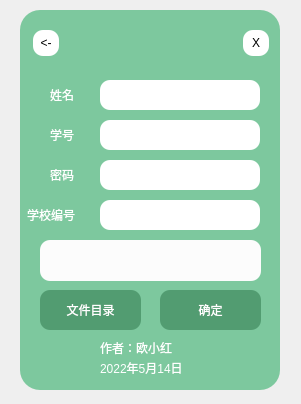
<?xml version="1.0" encoding="UTF-8"?>
<ui version="4.0">
 <class>MainWindow</class>
 <widget class="QMainWindow" name="MainWindow">
  <property name="geometry">
   <rect>
    <x>0</x>
    <y>0</y>
    <width>301</width>
    <height>404</height>
   </rect>
  </property>
  <property name="windowTitle">
   <string>MainWindow</string>
  </property>
  <widget class="QWidget" name="centralwidget">
   <widget class="QLabel" name="background">
    <property name="geometry">
     <rect>
      <x>20</x>
      <y>10</y>
      <width>260</width>
      <height>380</height>
     </rect>
    </property>
    <property name="styleSheet">
     <string notr="true">background-color: rgb(125, 200, 158);
border-radius:20px;</string>
    </property>
    <property name="text">
     <string/>
    </property>
   </widget>
   <widget class="QPushButton" name="Exit1">
    <property name="geometry">
     <rect>
      <x>243</x>
      <y>30</y>
      <width>26</width>
      <height>26</height>
     </rect>
    </property>
    <property name="styleSheet">
     <string notr="true">border-radius:10px;
background-color: rgb(255, 255, 255);
font: 9pt &quot;01FLOPDESIGN&quot;;</string>
    </property>
    <property name="text">
     <string>X</string>
    </property>
   </widget>
   <widget class="QPushButton" name="back">
    <property name="geometry">
     <rect>
      <x>33</x>
      <y>30</y>
      <width>26</width>
      <height>26</height>
     </rect>
    </property>
    <property name="styleSheet">
     <string notr="true">border-radius:10px;
background-color: rgb(255, 255, 255);
font: 9pt &quot;01FLOPDESIGN&quot;;</string>
    </property>
    <property name="text">
     <string>&lt;-</string>
    </property>
   </widget>
   <widget class="QPushButton" name="file_adress_buttton">
    <property name="geometry">
     <rect>
      <x>40</x>
      <y>290</y>
      <width>101</width>
      <height>40</height>
     </rect>
    </property>
    <property name="styleSheet">
     <string notr="true">background-color:rgb(82, 156, 113);
border-radius:10px;
font:12pt &quot;等线&quot;;
color: rgb(255, 255, 255);
</string>
    </property>
    <property name="text">
     <string>文件目录</string>
    </property>
   </widget>
   <widget class="QTextBrowser" name="textBrowser">
    <property name="geometry">
     <rect>
      <x>40</x>
      <y>240</y>
      <width>221</width>
      <height>41</height>
     </rect>
    </property>
    <property name="styleSheet">
     <string notr="true">border-radius:10px;
background-color: rgb(252, 252, 252);</string>
    </property>
   </widget>
   <widget class="QLabel" name="label">
    <property name="geometry">
     <rect>
      <x>100</x>
      <y>340</y>
      <width>101</width>
      <height>16</height>
     </rect>
    </property>
    <property name="styleSheet">
     <string notr="true">color: rgb(255, 255, 255);
font: 10pt &quot;等线&quot;;</string>
    </property>
    <property name="text">
     <string>作者：欧小红</string>
    </property>
   </widget>
   <widget class="QLabel" name="label_2">
    <property name="geometry">
     <rect>
      <x>100</x>
      <y>360</y>
      <width>101</width>
      <height>16</height>
     </rect>
    </property>
    <property name="styleSheet">
     <string notr="true">color: rgb(255, 255, 255);
font: 10pt &quot;等线&quot;;</string>
    </property>
    <property name="text">
     <string>2022年5月14日</string>
    </property>
   </widget>
   <widget class="QLineEdit" name="student_name">
    <property name="geometry">
     <rect>
      <x>100</x>
      <y>80</y>
      <width>160</width>
      <height>30</height>
     </rect>
    </property>
    <property name="styleSheet">
     <string notr="true">border-radius:10px;
font: 9pt &quot;01FLOPDESIGN&quot;;
color:rgb(59, 118, 87);</string>
    </property>
    <property name="text">
     <string/>
    </property>
    <property name="placeholderText">
     <string/>
    </property>
   </widget>
   <widget class="QLineEdit" name="stu_number">
    <property name="geometry">
     <rect>
      <x>100</x>
      <y>120</y>
      <width>160</width>
      <height>30</height>
     </rect>
    </property>
    <property name="styleSheet">
     <string notr="true">border-radius:10px;
font: 9pt &quot;01FLOPDESIGN&quot;;
color:rgb(59, 118, 87);</string>
    </property>
    <property name="text">
     <string/>
    </property>
    <property name="placeholderText">
     <string/>
    </property>
   </widget>
   <widget class="QLineEdit" name="stu_password">
    <property name="geometry">
     <rect>
      <x>100</x>
      <y>160</y>
      <width>160</width>
      <height>30</height>
     </rect>
    </property>
    <property name="styleSheet">
     <string notr="true">border-radius:10px;
font: 9pt &quot;01FLOPDESIGN&quot;;
color:rgb(59, 118, 87);</string>
    </property>
    <property name="text">
     <string/>
    </property>
    <property name="placeholderText">
     <string/>
    </property>
   </widget>
   <widget class="QLineEdit" name="school_code">
    <property name="geometry">
     <rect>
      <x>100</x>
      <y>200</y>
      <width>160</width>
      <height>30</height>
     </rect>
    </property>
    <property name="styleSheet">
     <string notr="true">border-radius:10px;
font: 9pt &quot;01FLOPDESIGN&quot;;
color:rgb(59, 118, 87);</string>
    </property>
    <property name="text">
     <string/>
    </property>
    <property name="placeholderText">
     <string/>
    </property>
   </widget>
   <widget class="QLabel" name="label_3">
    <property name="geometry">
     <rect>
      <x>50</x>
      <y>87</y>
      <width>41</width>
      <height>16</height>
     </rect>
    </property>
    <property name="styleSheet">
     <string notr="true">color: rgb(255, 255, 255);
font: 11pt &quot;等线&quot;;</string>
    </property>
    <property name="text">
     <string>姓名</string>
    </property>
   </widget>
   <widget class="QLabel" name="label_4">
    <property name="geometry">
     <rect>
      <x>50</x>
      <y>127</y>
      <width>41</width>
      <height>16</height>
     </rect>
    </property>
    <property name="styleSheet">
     <string notr="true">color: rgb(255, 255, 255);
font: 11pt &quot;等线&quot;;</string>
    </property>
    <property name="text">
     <string>学号</string>
    </property>
   </widget>
   <widget class="QLabel" name="label_5">
    <property name="geometry">
     <rect>
      <x>50</x>
      <y>167</y>
      <width>41</width>
      <height>16</height>
     </rect>
    </property>
    <property name="styleSheet">
     <string notr="true">color: rgb(255, 255, 255);
font: 11pt &quot;等线&quot;;</string>
    </property>
    <property name="text">
     <string>密码</string>
    </property>
   </widget>
   <widget class="QLabel" name="label_6">
    <property name="geometry">
     <rect>
      <x>27</x>
      <y>207</y>
      <width>71</width>
      <height>16</height>
     </rect>
    </property>
    <property name="styleSheet">
     <string notr="true">color: rgb(255, 255, 255);
font: 11pt &quot;等线&quot;;</string>
    </property>
    <property name="text">
     <string>学校编号</string>
    </property>
   </widget>
   <widget class="QPushButton" name="file_adress_buttton_2">
    <property name="geometry">
     <rect>
      <x>160</x>
      <y>290</y>
      <width>101</width>
      <height>40</height>
     </rect>
    </property>
    <property name="styleSheet">
     <string notr="true">background-color:rgb(82, 156, 113);
border-radius:10px;
font:12pt &quot;等线&quot;;
color: rgb(255, 255, 255);
</string>
    </property>
    <property name="text">
     <string>确定</string>
    </property>
   </widget>
  </widget>
 </widget>
 <resources>
  <include location="resource.qrc"/>
 </resources>
 <connections>
  <connection>
   <sender>Exit1</sender>
   <signal>clicked()</signal>
   <receiver>MainWindow</receiver>
   <slot>close()</slot>
   <hints>
    <hint type="sourcelabel">
     <x>252</x>
     <y>42</y>
    </hint>
    <hint type="destinationlabel">
     <x>150</x>
     <y>209</y>
    </hint>
   </hints>
  </connection>
 </connections>
</ui>
